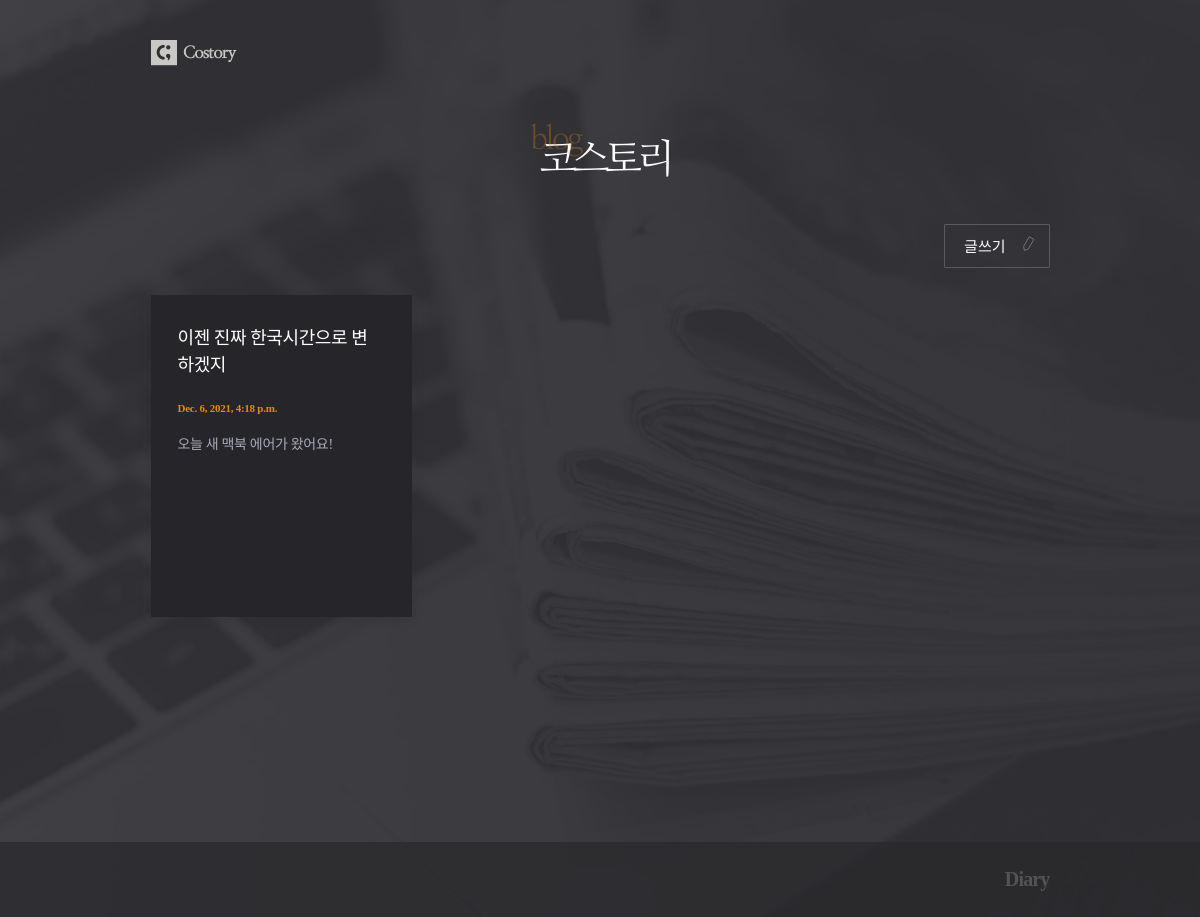
/posts/, run on an earlier commit of the app's database.
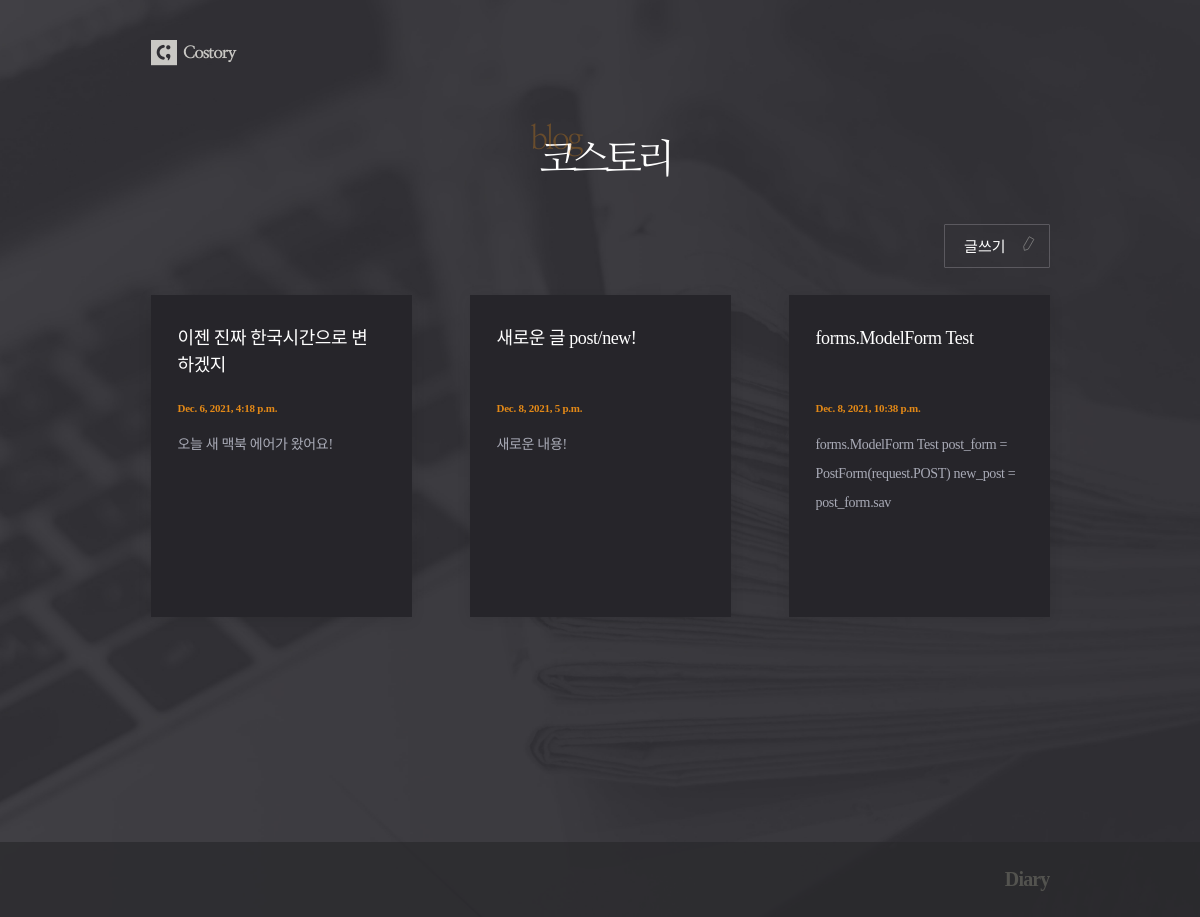
And on a later commit of the database.
### posts/models.py (models this page shows, shortened)
class Post(models.Model):
    title = models.CharField(max_length=50, unique=True, error_messages={'unique': '이미 동일한 제목으로 쓴 글이 있습니다.'})
    content = models.TextField(validators=[MinLengthValidator(10, '10자 이상 적어주세요!'),
                                           validate_symbols])
    dt_created = models.DateTimeField(verbose_name='Date Created', auto_now_add=True)
    dt_modified = models.DateTimeField(verbose_name='Date Modified', auto_now=True)

### posts/views.py (the view)
# urls.py: path('posts/', views.post_list, name='post-list'),
def post_list(request):
    posts = Post.objects.all()
    paginator = Paginator(posts, 6)
    curr_page_number = request.GET.get('page')
    if curr_page_number is None:
        curr_page_number = 1
    page = paginator.page(curr_page_number)
    return render(request, 'posts/post_list.html', {'page': page})

### posts/templates/posts/post_list.html (shortened to what this page needs)
{% extends 'posts/base.html' %}
{% load static %}
{% block css %}
    <link rel="stylesheet" href="{% static 'posts/css/post_list.css' %}">
{% endblock css %}
{% block logo_text %}
    <div id="header">
        <div class="container">
            <h1><img src="{% static 'posts/images/headertxt.png' %}"></h1>
        </div>
    </div>
{% endblock logo_text %}
{% block content %}
    <div class="btn_post">
        <a href="{% url 'post-create' %}">글쓰기</a>
    </div>
    {% if page.object_list %}
        <div class="post_container">
            {% for post in page.object_list %}
                <div class="post">
                    <a href="{% url 'post-detail' post.id %}">
                        <h2 class="title">{{ post.title }}</h2>
                        <p class="date">{{ post.dt_created }}</p>
                        <p class="text">{{ post.content|slice:":100" }}</p>
                    </a>
                </div>
            {% endfor %}
        </div>
    {% else %}
        <div class="blank">
            <p>보여줄 글이 없습니다.</p>
        </div>
    {% endif %}
{% endblock content %}

What changed in the data, as far as the page shows it:
added Post: title "새로운 글 post/new!", dt_created "Dec. 8, 2021, 5 p.m.", content "새로운 내용!"
added Post: title "forms.ModelForm Test", dt_created "Dec. 8, 2021, 10:38 p.m.", content "forms.ModelForm Test post_form = PostForm(request.POST) new_post = post_form.sav"
